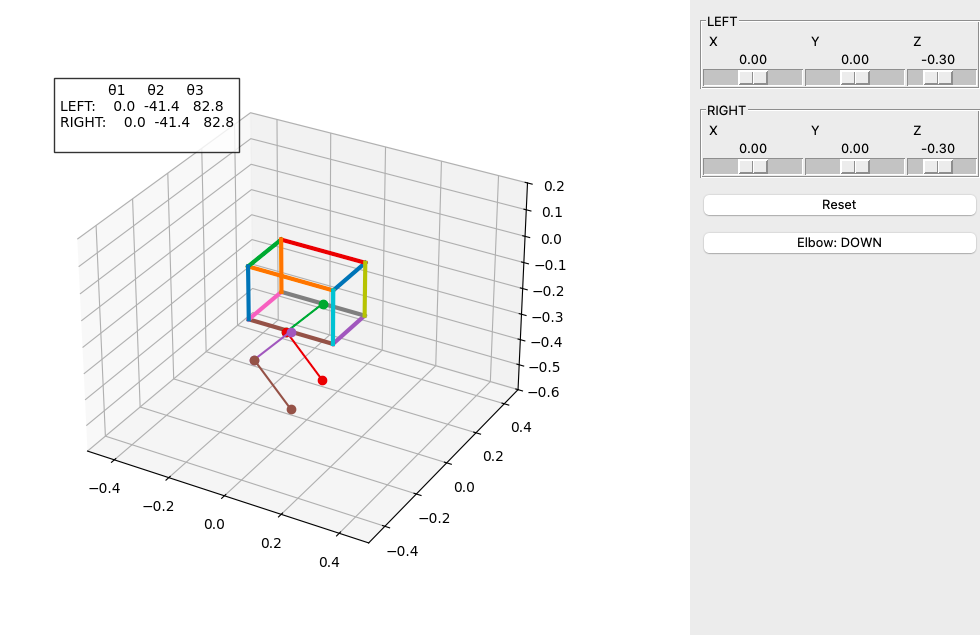

Write the Python code that produced this figure.
import matplotlib
matplotlib.use('TkAgg')

import numpy as np
import matplotlib.pyplot as plt
import tkinter as tk
from matplotlib.backends.backend_tkagg import FigureCanvasTkAgg

# -----------------------------
# Robot parameters
# -----------------------------
L1, L2 = 0.2, 0.2

pos_limits = {
    "x": (-0.3, 0.3),
    "y": (-0.3, 0.3),
    "z": (-0.5, 0.0)
}

# -----------------------------
# TWO LEGS
# -----------------------------
legs = {
    "LEFT":  [0.0, 0.0, -0.3],
    "RIGHT": [0.0, 0.0, -0.3]
}

defaults = {k: v[:] for k, v in legs.items()}

# -----------------------------
# ELBOW MODE
# -----------------------------
elbow_up = False

# -----------------------------
# BODY (BOX)
# -----------------------------
box_length = 0.3
box_width  = 0.2
box_height = 0.2

def get_box():
    l = box_length/2
    w = box_width/2
    h = box_height

    return np.array([
        [ l,  w, 0],
        [ l, -w, 0],
        [-l, -w, 0],
        [-l,  w, 0],
        [ l,  w, -h],
        [ l, -w, -h],
        [-l, -w, -h],
        [-l,  w, -h]
    ])

# -----------------------------
# LEG BASE POSITIONS
# -----------------------------
base_pos = {
    "LEFT":  np.array([0.0,  box_width/2, -box_height]),
    "RIGHT": np.array([0.0, -box_width/2, -box_height])
}

# -----------------------------
# INVERSE KINEMATICS
# -----------------------------
def ik(x, y, z):
    global elbow_up

    t1 = np.arctan2(y, -z)

    R = np.sqrt(y**2 + z**2)
    R = max(R, 1e-6)

    D = x**2 + R**2
    cos_t3 = (D - L1**2 - L2**2) / (2 * L1 * L2)
    cos_t3 = np.clip(cos_t3, -1.0, 1.0)

    if elbow_up:
        t3 = -np.arccos(cos_t3)
    else:
        t3 = np.arccos(cos_t3)

    alpha = np.arctan2(x, R)
    beta  = np.arctan2(L2*np.sin(t3), L1 + L2*np.cos(t3))

    t2 = alpha - beta

    return t1, t2, t3

# -----------------------------
# FORWARD KINEMATICS
# -----------------------------
def fk(t1, t2, t3):
    X = L1*np.sin(t2) + L2*np.sin(t2+t3)
    R = L1*np.cos(t2) + L2*np.cos(t2+t3)
    Y = R*np.sin(t1)
    Z = -R*np.cos(t1)
    return np.array([X, Y, Z])

# -----------------------------
# PLOT
# -----------------------------
fig = plt.figure(figsize=(8,6))
ax = fig.add_subplot(111, projection='3d')

def draw():
    ax.clear()

    # Draw body
    b = get_box()
    edges = [
        (0,1),(1,2),(2,3),(3,0),
        (4,5),(5,6),(6,7),(7,4),
        (0,4),(1,5),(2,6),(3,7)
    ]
    for e in edges:
        ax.plot(
            [b[e[0],0], b[e[1],0]],
            [b[e[0],1], b[e[1],1]],
            [b[e[0],2], b[e[1],2]],
            linewidth=3
        )

    angles_dict = {}

    # Draw legs
    for leg, (x,y,z) in legs.items():
        base = base_pos[leg]

        t1, t2, t3 = ik(x, y, z)
        angles_dict[leg] = np.degrees([t1, t2, t3])

        knee = base + np.array([
            L1*np.sin(t2),
            L1*np.cos(t2)*np.sin(t1),
            -L1*np.cos(t2)*np.cos(t1)
        ])

        foot = base + fk(t1, t2, t3)

        ax.plot([base[0], knee[0]], [base[1], knee[1]], [base[2], knee[2]], marker='o')
        ax.plot([knee[0], foot[0]], [knee[1], foot[1]], [knee[2], foot[2]], marker='o')

    # Info box
    info = "           θ1     θ2     θ3\n"
    for leg in ["LEFT", "RIGHT"]:
        t1, t2, t3 = angles_dict[leg]
        info += f"{leg}: {t1:6.1f} {t2:6.1f} {t3:6.1f}\n"

    ax.text2D(
        0.02, 0.98,
        info,
        transform=ax.transAxes,
        fontsize=10,
        verticalalignment='top',
        bbox=dict(facecolor='white', alpha=0.8)
    )

    ax.set_xlim([-0.5,0.5])
    ax.set_ylim([-0.5,0.5])
    ax.set_zlim([-0.6,0.2])

# -----------------------------
# TKINTER UI
# -----------------------------
root = tk.Tk()
root.title("Biped IK Simulator")
root.geometry("1100x650")

canvas = FigureCanvasTkAgg(fig, master=root)
canvas.get_tk_widget().pack(side=tk.LEFT, fill=tk.BOTH, expand=True)

control = tk.Frame(root)
control.pack(side=tk.RIGHT, fill=tk.Y, padx=10, pady=10)

# -----------------------------
# UPDATE
# -----------------------------
def update(leg, i, val):
    legs[leg][i] = float(val)
    draw()
    canvas.draw_idle()

sliders = []

# -----------------------------
# SLIDERS
# -----------------------------
for leg in legs:
    f = tk.LabelFrame(control, text=leg)
    f.pack(fill="x", pady=6)

    for i, name in enumerate(["X","Y","Z"]):
        s = tk.Scale(
            f,
            from_=pos_limits[name.lower()][0],
            to=pos_limits[name.lower()][1],
            resolution=0.01,
            orient=tk.HORIZONTAL,
            label=name,
            command=lambda v, l=leg, j=i: update(l,j,v)
        )
        s.set(legs[leg][i])
        s.pack(side="left", expand=True, fill="x")

        sliders.append((s, leg, i))

# -----------------------------
# RESET
# -----------------------------
def reset():
    for l in legs:
        legs[l] = defaults[l][:]
    for s, l, i in sliders:
        s.set(legs[l][i])
    draw()
    canvas.draw()

tk.Button(control, text="Reset", command=reset).pack(fill="x", pady=5)

# -----------------------------
# ELBOW TOGGLE
# -----------------------------
def toggle_elbow():
    global elbow_up
    elbow_up = not elbow_up
    btn.config(text="Elbow: UP" if elbow_up else "Elbow: DOWN")
    draw()
    canvas.draw()

btn = tk.Button(control, text="Elbow: DOWN", command=toggle_elbow)
btn.pack(fill="x", pady=5)

# -----------------------------
draw()
canvas.draw()
root.mainloop()
